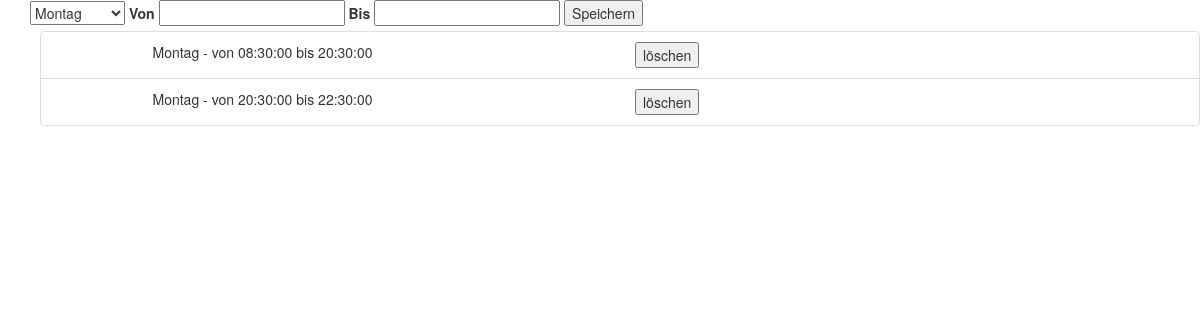
The app's page /restaurant/openingTime (signed in), older data.
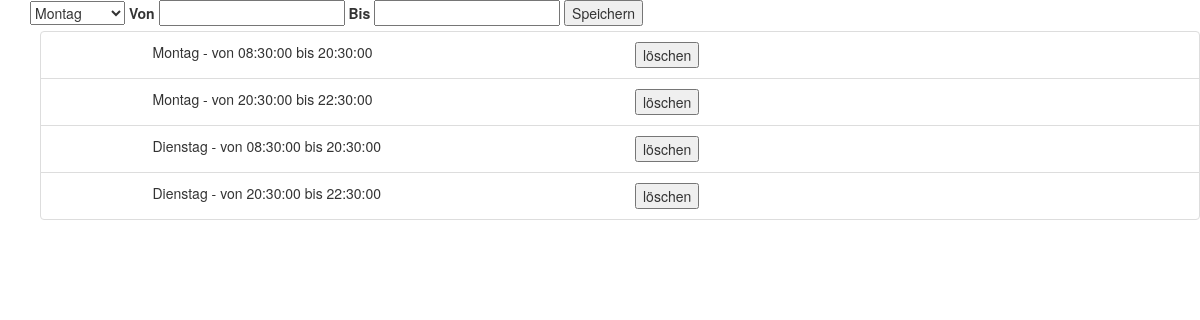
The same page, newer data.
### tables this page shows
CREATE TABLE 'openingTimes'('id' INTEGER PRIMARY KEY AUTOINCREMENT,'restaurant_username' TEXT, 'day' TEXT, 'fromTime' Time,'toTime' Time, FOREIGN KEY(restaurant_username) REFERENCES restaurant(username));

### app.py (the view)
@app.route("/restaurant/openingTime")
def openingTime():
    if(not 'username' in session):
        return render_template('restaurant_login.html')
    list = zugreifer.getOpeningTimesForRestaurant(session['username'])
    mondaysList = []
    tuesdayList = []
    wednesdayList = []
    thursdayList = []
    fridayList = []
    saturdayList = []
    sundayList = []
    for openingTime in list:
        if(openingTime.day == 'Montag'):
            mondaysList.append(openingTime)
        if(openingTime.day == 'Dienstag'):
            tuesdayList.append(openingTime)
        if(openingTime.day == 'Mittwoch'):
            wednesdayList.append(openingTime)
        if(openingTime.day == 'Donnerstag'):
            thursdayList.append(openingTime)
        if(openingTime.day == 'Freitag'):
            fridayList.append(openingTime)
        if(openingTime.day == 'Samstag'):
            saturdayList.append(openingTime)
        if(openingTime.day == 'Sonntag'):
            sundayList.append(openingTime)
    return render_template('openingTime.html',
        mondaysList=mondaysList,
        tuesdayList=tuesdayList,
        wednesdayList=wednesdayList,
        thursdayList=thursdayList,
        fridayList=fridayList,
        saturdayList=saturdayList,
        sundayList=sundayList)

### zugreifer.py (called while the page is built)
def getOpeningTimesForRestaurant(username):
    con = sqlite3.connect('Database.db')
    cur = con.cursor()
    result = cur.execute("SELECT * FROM openingTimes WHERE restaurant_username= '" +username + "'");
    openingTimes = list()
    for x in result:
        openingTimes.append(OpeningTime(x[0], x[1], x[2], x[3], x[4]))
    cur.close()
    con.close()
    return openingTimes

### templates/openingTime.html (shortened to what this page needs)
<!DOCTYPE html>
<html lang="en">
<head>
    <link rel="stylesheet" href="https://maxcdn.bootstrapcdn.com/bootstrap/3.4.1/css/bootstrap.min.css">
</head>
<body>
    <div class="container" >
        <form action="/restaurant/openingTime/add" method="post">
            <select type="text" name="day">
                <option value="Montag">Montag</option>
            </select>
            <label for="from">Von
                <input type="text" name="from" required>
            </label>
            <label for="to">Bis
                <input type="text" name="to" required>
            </label>
            <button type="submit">Speichern</button>
        </form>
    </div>
    <div>
        <ul>
            {%for monday in mondaysList%}
            <li class="list-group-item" style="list-style-type: none;">
                <div class="row">
                    <div class="col-sm-1"></div>
                    <div class="col-sm-5">
                        {{ monday.day }} - von {{monday.fromTime}} bis {{monday.toTime}}
                    </div>
                    <div class="col-sm-3">
                        <form action="{{ url_for('delete_day',id =monday.id) }}" method=post >
                            <button type="submit">löschen</button>
                        </form>
                    </div>
            </li>
            {% endfor %}
            {%for tuesday in tuesdayList%}
            <li class="list-group-item" style="list-style-type: none;">
                <div class="row">
                    <div class="col-sm-1"></div>
                    <div class="col-sm-5">
                        {{ tuesday.day }} - von {{tuesday.fromTime}} bis {{tuesday.toTime}}
                    </div>
                    <div class="col-sm-3">
                        <form action="{{ url_for('delete_day',id =tuesday.id) }}" method=post >
                            <button type="submit">löschen</button>
                        </form>
                    </div>
            </li>
            {% endfor %}
        </ul>
    </div>
</body>
</html>

Row changes from the older to the newer data that the page shows:
added openingTimes: day "Dienstag", fromTime "08:30:00", toTime "20:30:00"
added openingTimes: day "Dienstag", fromTime "20:30:00", toTime "22:30:00"
